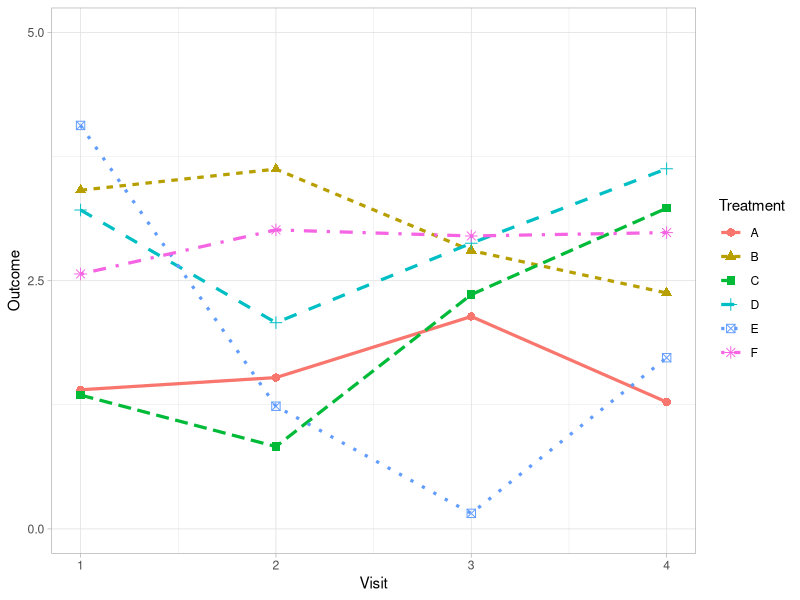
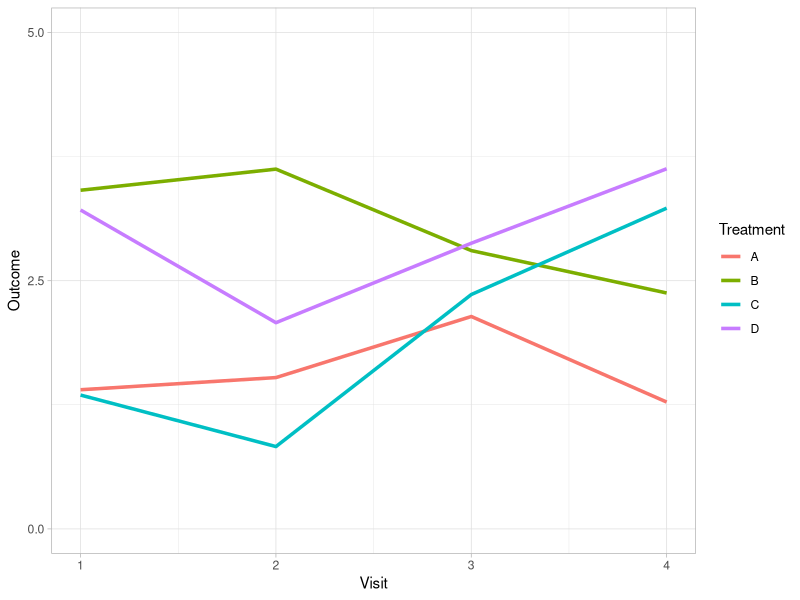
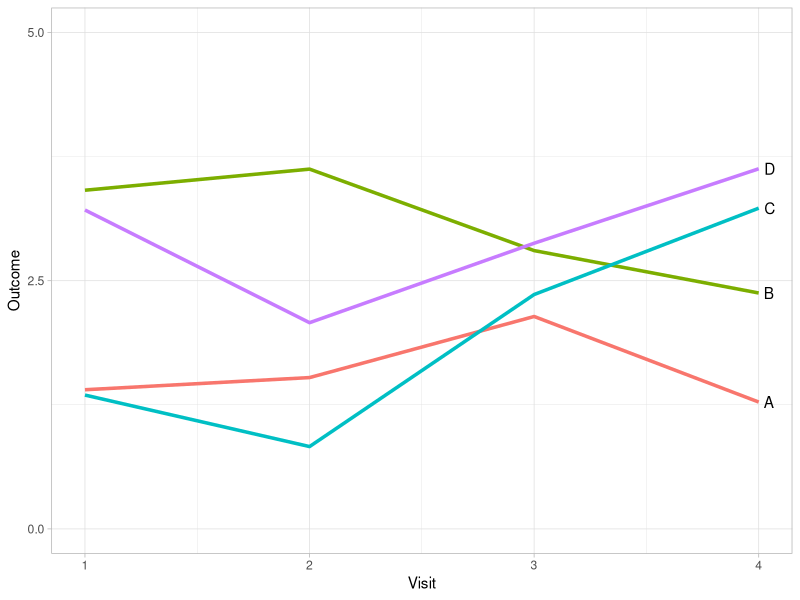
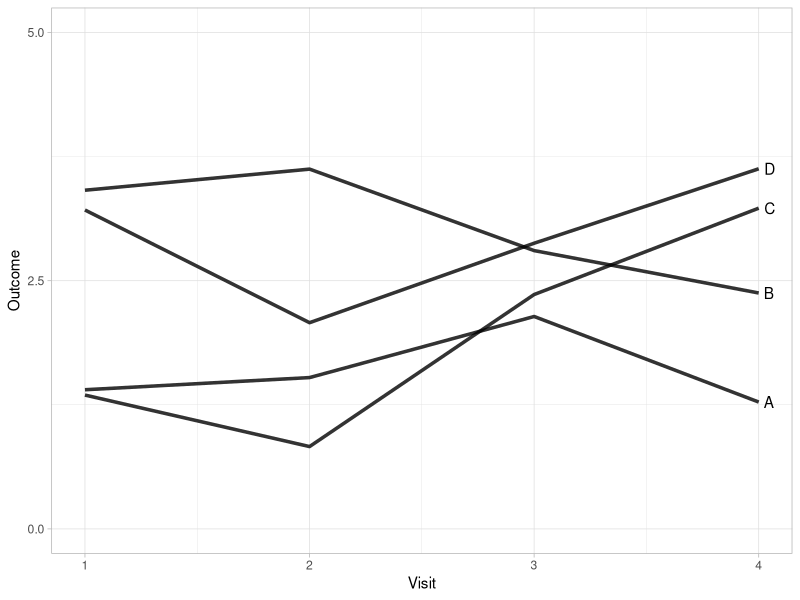
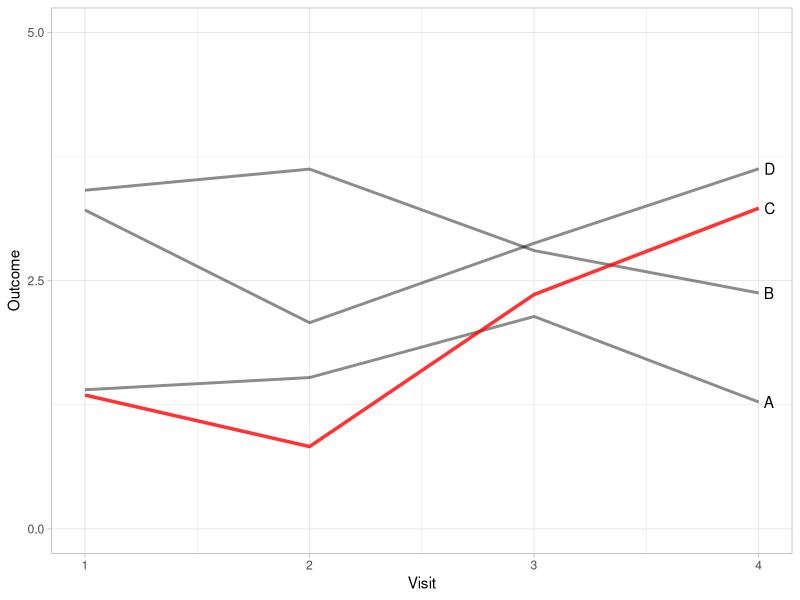
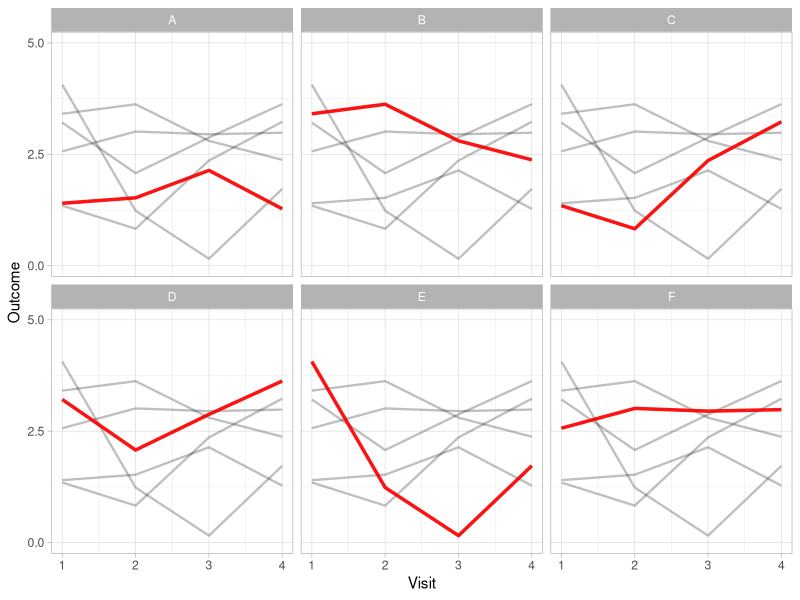

Here is the R script that generated these plots, in order:
## ---- chunk 1
knitr::opts_chunk$set(echo = FALSE, warning = FALSE)

library(tidyverse)

# Set global theme
theme_set(theme_light())

# Set seed for reproducibility 
set.seed(65)

# Generate dummy data - TODO: refactor this step
# Treatment2 is added as a dummy variable to help with highlighting 
df <- data.frame(
  Treatment = rep(c("A", "B", "C", "D", "E", "F"),
                  each = 4),
  Treatment2 = rep(c("A", "B", "C", "D", "E", "F"),
                  each = 4),
  Visit = rep(c(1, 2, 3, 4), 6),
  Outcome = c(
    rnorm(4, 2, 0.5),
    rnorm(4, 3, 0.5),
    rnorm(4, 2, 1),
    rnorm(4, 3, 0.5),
    rnorm(4, 2.5, 1),
    rnorm(4, 3, 0.2)
  )
)
## ---- chunk 2

df %>% ggplot(aes(x = Visit, y = Outcome, group = Treatment, color = Treatment)) +
  geom_line(size = 1.1, aes(linetype = Treatment)) +
  geom_point(size = 2.5, aes(shape = Treatment)) +
  scale_x_continuous(limits = c(1, 4), breaks = c(1, 2, 3, 4)) +
  scale_y_continuous(limits = c(0, 5), breaks = c(0, 2.5, 5)) 

## ---- chunk 3

df %>% 
  filter(Treatment %in% c("A", "B", "C", "D")) %>%
  ggplot(aes(x = Visit, y = Outcome, group = Treatment, color = Treatment)) +
  geom_line(size = 1.2) +
  scale_x_continuous(limits = c(1, 4), breaks = c(1, 2, 3, 4)) +
  scale_y_continuous(limits = c(0, 5), breaks = c(0, 2.5, 5)) 

## ---- chunk 4

df %>% 
  filter(Treatment %in% c("A", "B", "C", "D")) %>%
  ggplot(aes(x = Visit, y = Outcome, group = Treatment, color = Treatment)) +
  geom_line(size = 1.2) +
  scale_x_continuous(limits = c(1, 4), breaks = c(1, 2, 3, 4)) +
  scale_y_continuous(limits = c(0, 5), breaks = c(0, 2.5, 5)) +
  geom_text(
    data = subset(df, Visit == "4" & (Treatment %in% c("A", "B", "C", "D"))),
    aes(label = Treatment),
    position = "nudge",
    hjust = -0.5,
    vjust = 0.5,
    color = "black"
  ) +
  theme(legend.position = "none")

## ---- chunk 5

df %>% 
  filter(Treatment %in% c("A", "B", "C", "D")) %>%
  ggplot(aes(x = Visit, y = Outcome, group = Treatment)) +
  geom_line(size = 1.2, colour = "#000000", alpha = 0.8) +
  scale_x_continuous(limits = c(1, 4), breaks = c(1, 2, 3, 4)) +
  scale_y_continuous(limits = c(0, 5), breaks = c(0, 2.5, 5)) +
  geom_text(
    data = subset(df, Visit == "4" & (Treatment %in% c("A", "B", "C", "D"))),
    aes(label = Treatment),
    position = "nudge",
    hjust = -0.5,
    vjust = 0.5,
    color = "black"
  ) +
  theme(legend.position = "none")

## ---- chunk 6

df %>% 
  filter(Treatment %in% c("A", "B", "D")) %>%
  ggplot(aes(x = Visit, y = Outcome, group = Treatment)) +
  geom_line(size = 1.0, colour = "#000000", alpha = 0.45) +
    geom_line(
    data = transform(df %>% filter(Treatment == "C")),
    aes(x = Visit, y = Outcome, group = Treatment2),
    size = 1.2,
    color = "red",
    alpha = 0.8
  ) +
  scale_x_continuous(limits = c(1, 4), breaks = c(1, 2, 3, 4)) +
  scale_y_continuous(limits = c(0, 5), breaks = c(0, 2.5, 5)) +
  geom_text(
    data = subset(df %>% filter(Visit == "4", Treatment %in% c("A", "B", "C", "D"))),
    aes(label = Treatment),
    position = "nudge",
    hjust = -0.5,
    vjust = 0.5,
    color = "black"
  ) +
  theme(legend.position = "none")

## ---- chunk 7

df %>% 
  ggplot(aes(x = Visit, y = Outcome, group = Treatment)) +
  geom_line(
    data = transform(df, Treatment = NULL),
    aes(x = Visit, y = Outcome, group = Treatment2),
    size = 0.8,
    color = "#000000",
    alpha = 0.25
  ) +
  geom_line(size = 1.2, color = "red", alpha = 0.9) +
  scale_x_continuous(limits = c(1, 4), breaks = c(1, 2, 3, 4)) +
  scale_y_continuous(limits = c(0, 5), breaks = c(0, 2.5, 5)) +
  facet_wrap( ~ Treatment) 

